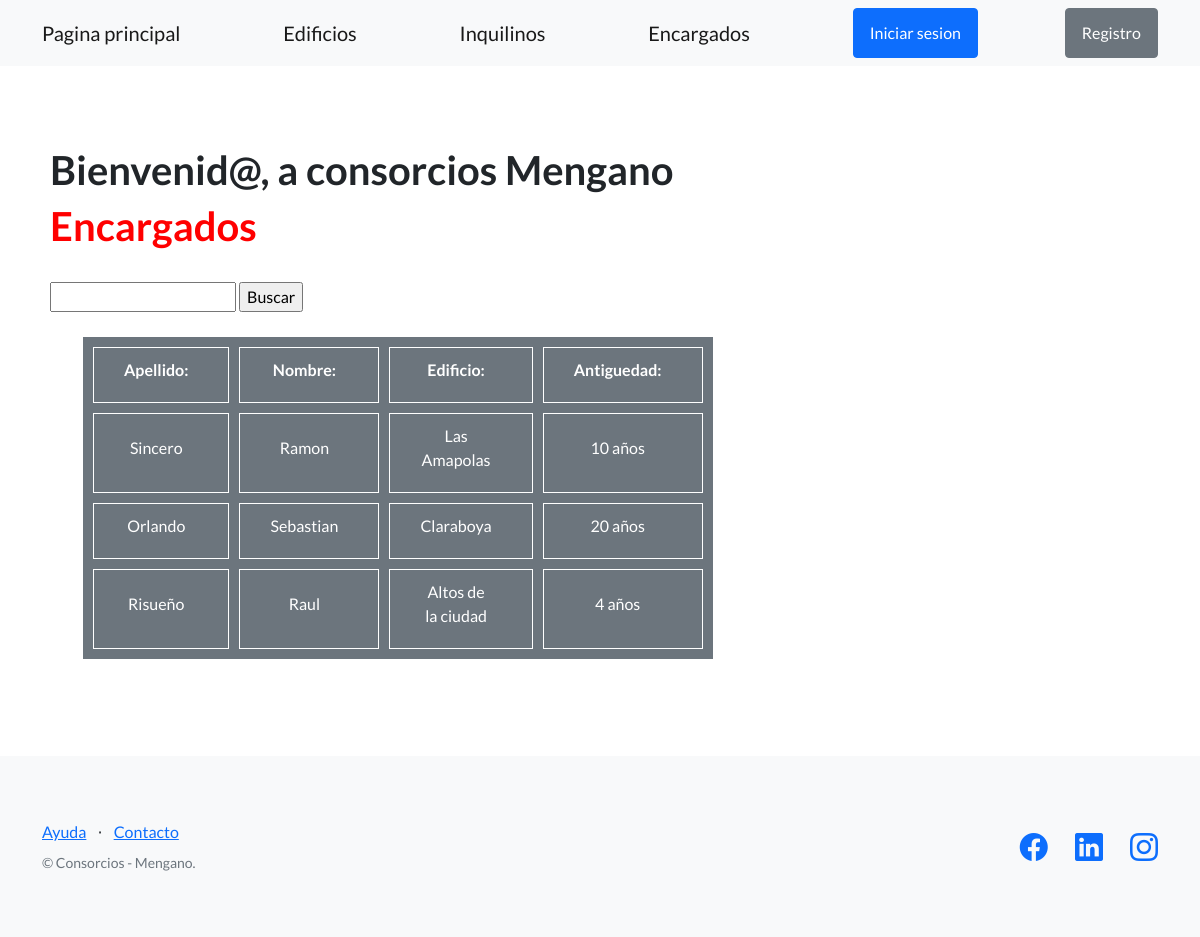
The page /edificios/encargados/ on the database its author committed.
### edificios/models.py (models this page shows, shortened)
class Encargado(models.Model):
    nombre = models.CharField(max_length=30)
    apellido = models.CharField(max_length=30)
    dni = models.CharField(max_length=32)
    antiguedad = models.CharField(max_length=100)
    edificio = models.CharField(max_length= 30)

### edificios/views.py (the view)
# urls.py: path('encargados/', listar_encargados, name= 'listar_encargados'),
def listar_encargados(request):
    contexto= {
        "encargado": Encargado.objects.all()
    }
    return render(
        request=request,
        template_name="edificios/lista_encargados.html",
        context=contexto,
    )

### edificios/templates/edificios/lista_encargados.html (shortened to what this page needs)
{% extends 'edificios/base.html' %}
{% block contenido %}
<div>
{% include 'edificios/barra_saludo.html' %}
<h1 class= "titulos-consorcios">Encargados</h1>
<form action="{% url 'buscar_encargado' %}" method="post">
<br>
  <input type="text" name="busqueda">
  <input type="submit" value="Buscar">
</form>
<br>
<ul>
<table>
  <tr>
    <th>Apellido:</th>
    <th>Nombre:</th>
    <th>Edificio:</th>
    <th>Antiguedad:</th>
  </tr>
  {% for encargado in encargado %}
  <tr>
    <td>{{ encargado.apellido }}</td>
    <td>{{ encargado.nombre}}</td>
    <td>{{ encargado.edificio}}</td>
    <td>{{ encargado.antiguedad}}</td>
  </tr>
  {% endfor %}
</table>
</ul>
</div>
{% endblock contenido %}

### rows shown on the page
Encargado: apellido "Sincero", nombre "Ramon", edificio "Las Amapolas", antiguedad "10 años"
Encargado: apellido "Orlando", nombre "Sebastian", edificio "Claraboya", antiguedad "20 años"
Encargado: apellido "Risueño", nombre "Raul", edificio "Altos de la ciudad", antiguedad "4 años"
